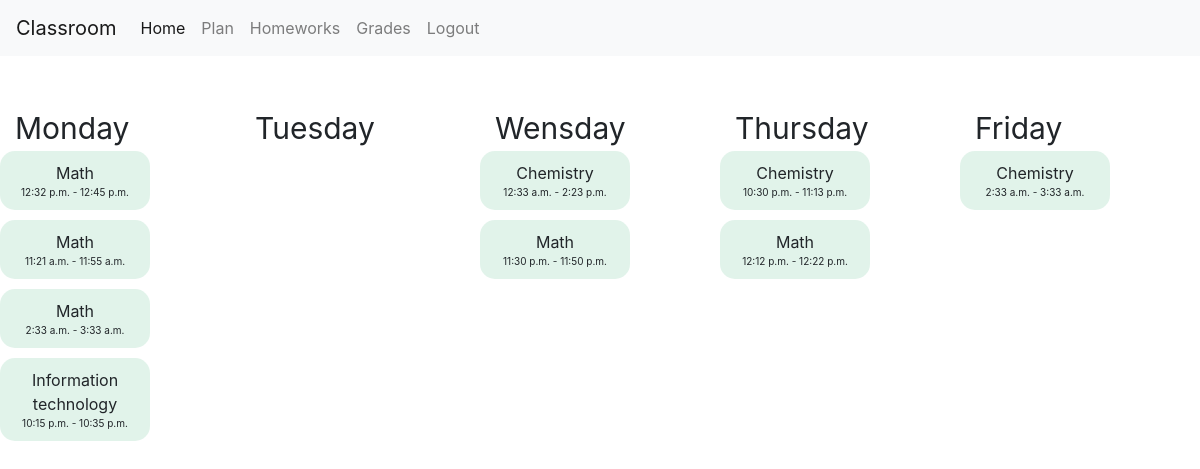
The app's page /plan (signed in) with its own data.
### classroom/models.py (models this page shows)
class Lesson(models.Model):
    subject = models.CharField(max_length=300, choices=SUBJECT_CHOICES)
    day = models.CharField(max_length=3, choices=DAY_CHOICES)
    time_start = models.TimeField()
    time_end = models.TimeField()
    teacher = models.ForeignKey(User, on_delete=models.CASCADE, related_name="teacher_lessons")
    group = models.ForeignKey(Class, on_delete=models.CASCADE, related_name="class_lessons")

### classroom/views.py (the view)
# urls.py: path("plan", views.plan_view, name="plan"),
@login_required
def plan_view(request):
    user = request.user
    if request.method == "POST":
        teacher_id = request.POST['teacher']
        group_id = request.POST['class']
        day = request.POST['day']
        time_start = request.POST['start_time']
        time_end = request.POST['end_time']
        teacher = User.objects.get(pk=teacher_id)
        group = Class.objects.get(pk=group_id)
        class_lessons = group.class_lessons.all().filter(day=day)
        teacher_lessons = teacher.teacher_lessons.filter(day=day)
        for lesson in class_lessons:
            if check_time(time_start, time_end, lesson.time_start, lesson.time_end)==False:
                return render(request, "classroom/plan.html", {
                    "message": "Time conflict"
                })
        for lesson in teacher_lessons:
            if check_time(time_start, time_end, lesson.time_start, lesson.time_end)==False:
                return render(request, "classroom/plan.html", {
                    "message": "Time conflict"
                })
        if time_start>time_end:
            return render(request, "classroom/plan.html", {
                "message": "Invalid time"
            })
        subject = request.POST['subject']
        lesson = Lesson.objects.create(subject=subject, day=day, time_start=time_start, time_end=time_end, teacher=teacher, group=group)
        lesson.save()
        return render(request, "classroom/plan.html", {
            "message": "Lesson created"
        })
    else:
        if user.type == "SU":
            user_per = False
            group = user.group
            lessons = group.class_lessons.all()
        else:
            user_per = True
            lessons = user.teacher_lessons.all()
        school = user.school
        grups = school.classes.all()
        teachers = User.objects.filter(type="ST", school=school)
        return render(request, "classroom/plan.html",{
            "subjects": SUBJECT_CHOICES,
            "perrmision": user_per,
            "teachers": teachers,
            "days": DAY_CHOICES,
            "classes": grups,
            "lessons": lessons
        })

### classroom/templates/classroom/plan.html (shortened to what this page needs)
{% extends "classroom/layout.html" %}
{% load static %}
{%block body%}
    <div id="plan_view">
        <div class="plan_div">
            <div class="flex_child">
                <div class="day">Monday</div>
                {%for lesson in lessons%}
                    {%if lesson.day == "MON"%}
                    <div class="lesson_div">
                        <div class="subject">{{lesson.get_subject_display}}</div>
                        <div class="time_lesson">{{lesson.time_start}} - {{lesson.time_end}}</div>
                    </div>
                    {%endif%}
                {%endfor%}
            </div>
            <div class="flex_child">
                <div class="day">Tuesday</div>
            </div>
            <div class="flex_child">
                <div class="day">Wensday</div>
                {%for lesson in lessons%}
                    {%if lesson.day == "WED"%}
                    <div class="lesson_div">
                        <div class="subject">{{lesson.get_subject_display}}</div>
                        <div class="time_lesson">{{lesson.time_start}} - {{lesson.time_end}}</div>
                    </div>
                    {%endif%}
                {%endfor%}
            </div>
            <div class="flex_child">
                <div class="day">Thursday</div>
                {%for lesson in lessons%}
                    {%if lesson.day == "THU"%}
                    <div class="lesson_div">
                        <div class="subject">{{lesson.get_subject_display}}</div>
                        <div class="time_lesson">{{lesson.time_start}} - {{lesson.time_end}}</div>
                    </div>
                    {%endif%}
                {%endfor%}
            </div>
            <div class="flex_child">
                <div class="day">Friday</div>
                {%for lesson in lessons%}
                    {%if lesson.day == "FRI"%}
                    <div class="lesson_div">
                        <div class="subject">{{lesson.get_subject_display}}</div>
                        <div class="time_lesson">{{lesson.time_start}} - {{lesson.time_end}}</div>
                    </div>
                    {%endif%}
                {%endfor%}
            </div>
        </div>
    </div>
{%endblock%}

### classroom/static/classroom/style.css (style rules this page uses)
.plan_div { display: flex; margin-top: 50px;; }
.flex_child { flex: 1; }
.day { font-size: 30px; margin-left: 15px; }
.lesson_div { text-align: center; background: rgba(195, 232, 213, 0.50); border-radius: 15px; max-width: 150px; padding: 10px; margin-bottom: 10px; }
.time_lesson { font-size: 10px; }

### records on screen
Lesson: subject "Math", time_start "12:32 p.m.", time_end "12:45 p.m."
Lesson: subject "Math", time_start "11:21 a.m.", time_end "11:55 a.m."
Lesson: subject "Math", time_start "2:33 a.m.", time_end "3:33 a.m."
Lesson: subject "Information technology", time_start "10:15 p.m.", time_end "10:35 p.m."
Lesson: subject "Chemistry", time_start "12:33 a.m.", time_end "2:23 p.m."
Lesson: subject "Math", time_start "11:30 p.m.", time_end "11:50 p.m."
Lesson: subject "Chemistry", time_start "10:30 p.m.", time_end "11:13 p.m."
Lesson: subject "Math", time_start "12:12 p.m.", time_end "12:22 p.m."
Lesson: subject "Chemistry", time_start "2:33 a.m.", time_end "3:33 a.m."
